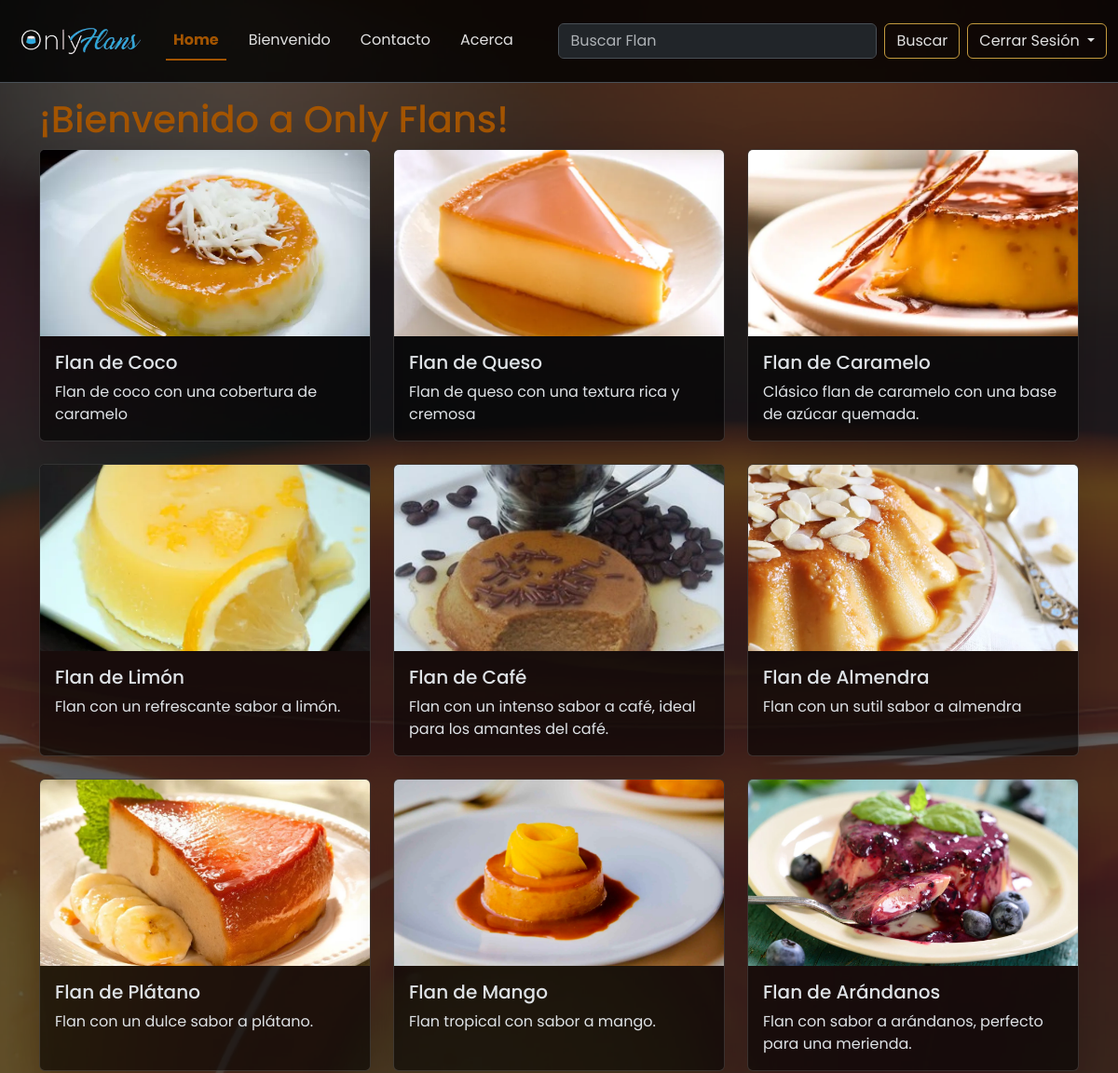
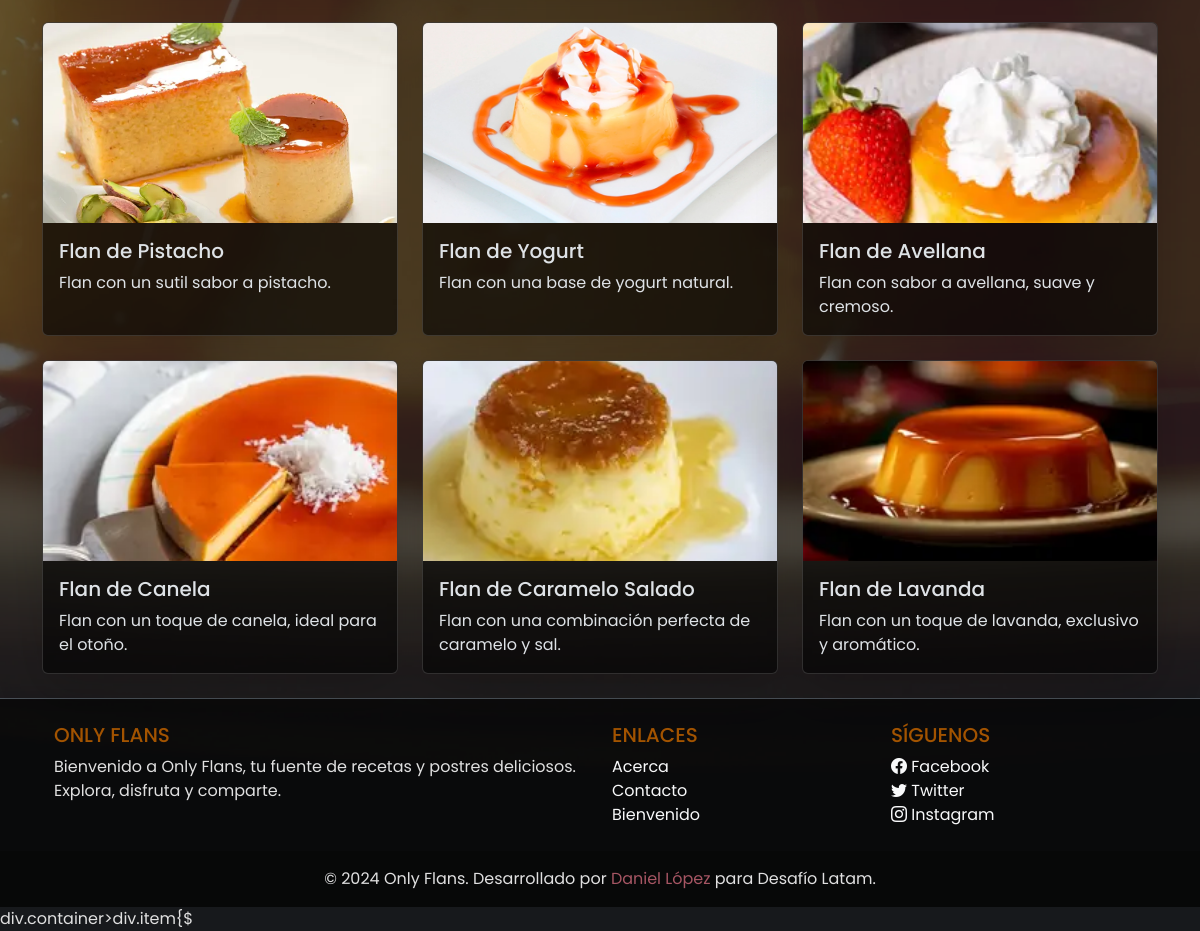
The app's page / (signed in) with its own data (2 pictures, top to bottom).
### web/models.py (models this page shows, shortened)
class Flan(models.Model):
    flan_uuid = models.UUIDField(default=uuid.uuid4, editable=False, unique=True)
    name = models.CharField(max_length=64)
    normalized_name = models.CharField(max_length=64, editable=False)
    description = models.TextField()
    image_url = models.CharField(max_length=255)
    slug = models.SlugField(unique=True)
    is_private = models.BooleanField(default=False)
    created_at = models.DateTimeField(auto_now_add=True)
    updated_at = models.DateTimeField(auto_now=True)
    deleted_at = models.DateTimeField(null=True, blank=True)

### web/views.py (the view)
# urls.py: path("", index, name="index"),
def index(request):
    flanes_publicos = Flan.objects.filter(is_private=False)
    return render(request, "web/index.html", {"flanes": flanes_publicos})

### web/templates/web/index.html (shortened to what this page needs)
{% extends 'web/base.html' %}
{% block content %}
<h1>¡Bienvenido a Only Flans!</h1>
<div class="row">
    {% for flan in flanes %}
    {% include 'web/flan_card.html' %}
    {% endfor %}
</div>
{% endblock %}

### web/templates/web/flan_card.html (shortened to what this page needs)
{% load static %}
<div class="col-md-4 mb-4">
    <a href="{% url 'flan_detail' slug=flan.slug %}" class="text-decoration-none text-dark">
        <div class="card h-100 shadow-lg card-hover card-semitransparent d-flex flex-column">
            <div class="image-container">
                <img src="{% static flan.image_url %}" class="card-img-top img-fluid" alt="{{ flan.name }}">
            </div>
            <div class="card-body d-flex flex-column">
                <h5 class="card-title card-custom">{{ flan.name }}</h5>
                <p class="card-text">{{ flan.description }}</p>
            </div>
        </div>
    </a>
</div>

### web/static/web/css/style.css (style rules this page uses)
* { margin: 0; padding: 0; box-sizing: border-box; }
:root { --color-flan-dorado-oscuro: #C49B3F; --color-caramelo-oscuro: #A35400; --color-crema-oscura: #3A3A3A; --color-chocolate-oscuro: #E0E0E0; --color-fresa-oscura: #A65663; }
body, html { height: 100%; }
body { color: var(--color-chocolate-oscuro); padding-top: 5rem; font-family: 'Poppins', sans-serif; }
body::before { content: ""; position: fixed; top: 0; left: 0; width: 100%; height: 100%; background: url('/static/web/images/background.webp') no-repeat center center fixed; background-size: cover; opacity: 0.3; z-index: -1; }
a { text-decoration: none; }
h1, h2, h3, h4, h5, h6 { color: var(--color-caramelo-oscuro); }
a { color: var(--color-fresa-oscura); }
.image-container { height: 200px; overflow: hidden; display: flex; align-items: center; justify-content: center; }
.card-img-top { height: 100%; object-fit: cover; }
.card-hover { transition: transform 0.2s ease-in-out, box-shadow 0.2s ease-in-out; }
.about, .card-semitransparent, .footer-semitransparent { background-color: rgba(0, 0, 0, 0.6); }

### records on screen
Flan: image_url (picture), name "Flan de Coco", description "Flan de coco con una cobertura de caramelo"
Flan: image_url (picture), name "Flan de Queso", description "Flan de queso con una textura rica y cremosa"
Flan: image_url (picture), name "Flan de Caramelo", description "Clásico flan de caramelo con una base de azúcar quemada."
Flan: image_url (picture), name "Flan de Limón", description "Flan con un refrescante sabor a limón."
Flan: image_url (picture), name "Flan de Café", description "Flan con un intenso sabor a café, ideal para los amantes del café."
Flan: image_url (picture), name "Flan de Almendra", description "Flan con un sutil sabor a almendra"
Flan: image_url (picture), name "Flan de Plátano", description "Flan con un dulce sabor a plátano."
Flan: image_url (picture), name "Flan de Mango", description "Flan tropical con sabor a mango."
Flan: image_url (picture), name "Flan de Arándanos", description "Flan con sabor a arándanos, perfecto para una merienda."
Flan: image_url (picture), name "Flan de Pistacho", description "Flan con un sutil sabor a pistacho."
Flan: image_url (picture), name "Flan de Yogurt", description "Flan con una base de yogurt natural."
Flan: image_url (picture), name "Flan de Avellana", description "Flan con sabor a avellana, suave y cremoso."
Flan: image_url (picture), name "Flan de Canela", description "Flan con un toque de canela, ideal para el otoño."
Flan: image_url (picture), name "Flan de Caramelo Salado", description "Flan con una combinación perfecta de caramelo y sal."
Flan: image_url (picture), name "Flan de Lavanda", description "Flan con un toque de lavanda, exclusivo y aromático."
